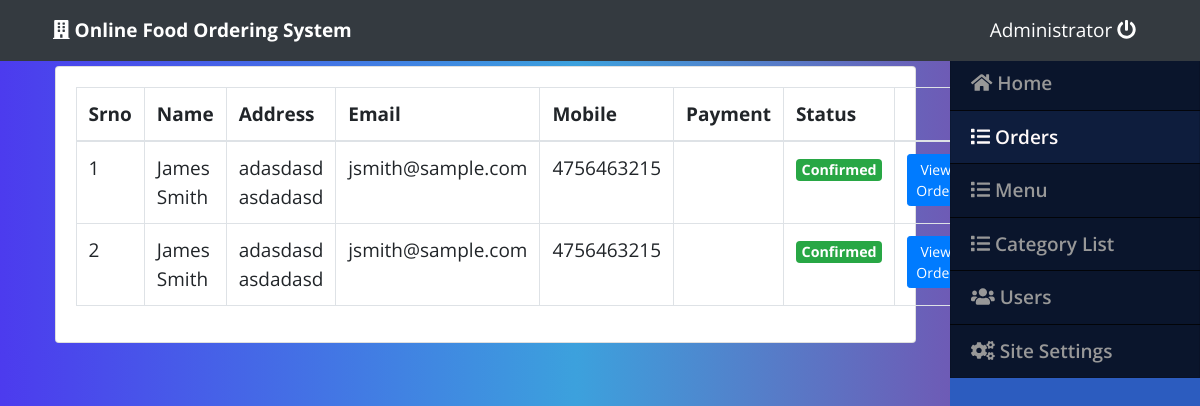
The page /admin/index.php?page=orders (signed in) on the database its author committed.
### tables this page shows
CREATE TABLE `orders` (
  `id` int(30) NOT NULL,
  `name` text NOT NULL,
  `address` text NOT NULL,
  `mobile` text NOT NULL,
  `email` text NOT NULL,
  `status` tinyint(1) NOT NULL DEFAULT 0
);

### admin/orders.php (the view, shortened to what this page needs)
<div class="container-fluid">
	<div class="card">
		<div class="card-body">
			<table class="table table-bordered">
		<thead>
			 <tr>
			<th>Srno</th>
			<th>Name</th>
			<th>Address</th>
			<th>Email</th>
			<th>Mobile</th>
			<th>Payment</th>
			<th>Status</th>
			<th></th>
			</tr>
		</thead>
		<tbody>
			<?php
			$i = 1;
			include 'db_connect.php';
			$qry = $conn->query("SELECT * FROM orders ");
			while($row=$qry->fetch_assoc()):
			 ?>
			 <tr>
			 		<td><?php echo $i++ ?></td>
			 		<td><?php echo $row['name'] ?></td>
			 		<td><?php echo $row['address'] ?></td>
			 		<td><?php echo $row['email'] ?></td>
			 		<td><?php echo $row['mobile'] ?></td>
					<td><?php echo $row['payment_method'] ?></td>
			 		<?php if($row['status'] == 1): ?>
			 			<td class="text-center"><span class="badge badge-success">Confirmed</span></td>
			 		<?php else: ?>
			 			<td class="text-center"><span class="badge badge-secondary">For Verification</span></td>
			 		<?php endif; ?>
			 		<td>
			 			<button class="btn btn-sm btn-primary view_order" data-id="<?php echo $row['id'] ?>" >View Order</button>
			 		</td>
			 </tr>
			<?php endwhile; ?>
		</tbody>
	</table>
		</div>
	</div>
</div>

### admin/assets/css/style.css (style rules this page uses)
body { font-size: 19px; font-weight: 5px; font-family: "Open Sans", sans-serif; color: #444444; width: 100%; height: calc(100%); }

### admin/index.php (style rules this page uses)
body { background: rgb(76,59,238); background: linear-gradient(90deg, rgba(76,59,238,1) 0%, rgba(60,161,221,1) 48%, rgba(143,44,155,1) 100%); }

### rows shown on the page
orders: name "James Smith", address "adasdasd asdadasd", email "jsmith@sample.com", mobile "4756463215", status "Confirmed"
orders: name "James Smith", address "adasdasd asdadasd", email "jsmith@sample.com", mobile "4756463215", status "Confirmed"

### other values the page prints
$_SESSION['setting_name'] "Online Food Ordering System"
$_SESSION['login_name'] "Administrator"
